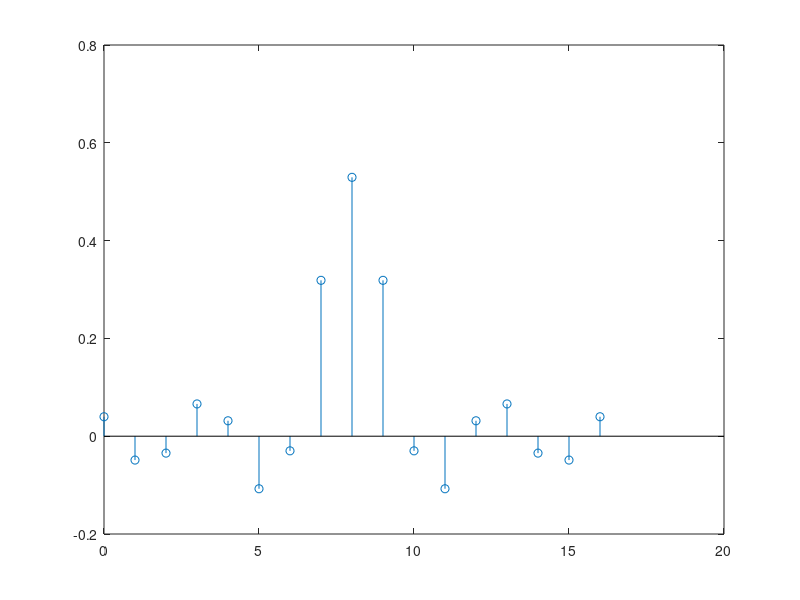

This chart was generated by the following MATLAB code:
hn=[];
for n=0:8;
    k=1:4;
    sum_de_k=2*sum((-1).^k.*cos((2*pi*k)/17*(n +0.5)))
    hn(n+1)=(1/17)*(1+sum_de_k)
end
n=0:16;
hn =[hn flip(hn(1:8))]
stem(n, hn)
